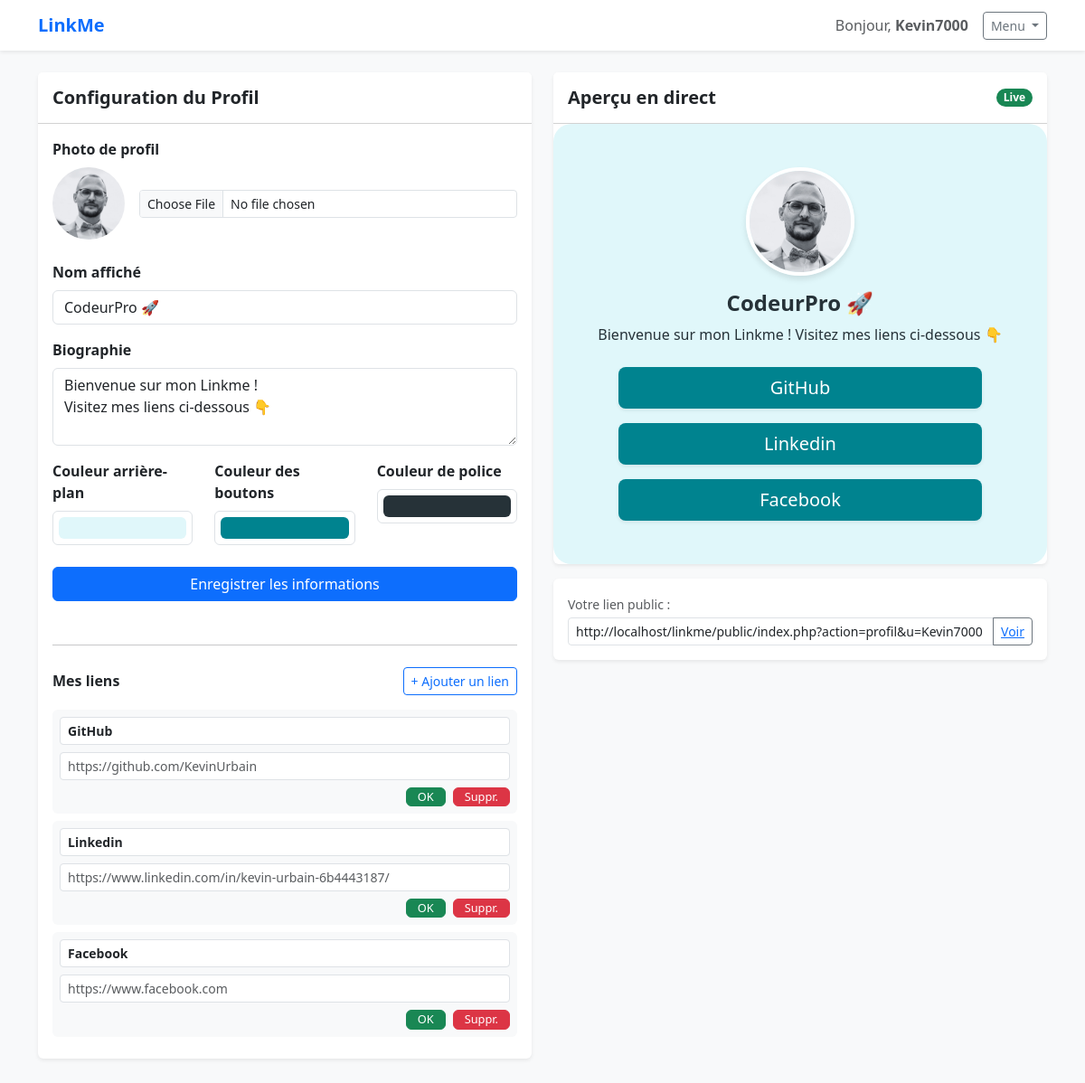
Page /index.php?action=builder (signed in) on the committed database.
### tables this page shows
CREATE TABLE IF NOT EXISTS `users` (
  `id` int NOT NULL AUTO_INCREMENT,
  `username` varchar(50) NOT NULL,
  `email` varchar(100) NOT NULL,
  `password_hash` varchar(250) NOT NULL,
  `created_at` datetime NOT NULL DEFAULT CURRENT_TIMESTAMP,
  PRIMARY KEY (`id`)
);

CREATE TABLE IF NOT EXISTS `profiles` (
  `id` int NOT NULL AUTO_INCREMENT,
  `user_id` int NOT NULL,
  `url_slug` varchar(50) NOT NULL,
  `display_name` varchar(100) DEFAULT NULL,
  `bio` text,
  `avatar_path` varchar(255) DEFAULT NULL,
  `theme_color_bg` varchar(7) DEFAULT NULL,
  `theme_color_btn` varchar(7) DEFAULT NULL,
  `theme_color_font` varchar(7) DEFAULT NULL,
  `created_at` datetime DEFAULT CURRENT_TIMESTAMP,
  PRIMARY KEY (`id`),
  KEY `user_id` (`user_id`)
);

CREATE TABLE IF NOT EXISTS `links` (
  `id` int NOT NULL AUTO_INCREMENT,
  `profile_id` int NOT NULL,
  `title` varchar(100) DEFAULT NULL,
  `url` varchar(2048) DEFAULT NULL,
  `position` int DEFAULT '0',
  `is_active` tinyint(1) DEFAULT '1',
  `created_at` datetime DEFAULT CURRENT_TIMESTAMP,
  PRIMARY KEY (`id`),
  KEY `fk_links_user` (`profile_id`)
);

### views/user/builder.php (the view, shortened to what this page needs)
<?php
$userId = $_SESSION['user']['id'];
$stmt1 = $pdo->prepare("SELECT * FROM users WHERE id = ?");
$stmt1->execute([$userId]);
$user = $stmt1->fetch();
if ($user) {
    $stmt2 = $pdo->prepare("SELECT * FROM profiles WHERE user_id = ?");
    $stmt2->execute([$userId]);
    $userProfile = $stmt2->fetch();
}
if ($userProfile) {
    $stmt3 = $pdo->prepare('SELECT * FROM links WHERE profile_id = ?');
    $stmt3->execute([$userProfile['id']]);
    $userLinks = $stmt3->fetchAll();
}
?>
<!doctype html>
<html lang="fr">
<head>
    <link href="https://cdn.jsdelivr.net/npm/bootstrap@5.3.0/dist/css/bootstrap.min.css" rel="stylesheet" />
</head>
<body class="bg-light">
    <nav class="navbar navbar-expand-lg navbar-light bg-white shadow-sm mb-4">
        <div class="container">
            <a class="navbar-brand fw-bold text-primary" href="index.php?action=index">
                LinkMe
            </a>
            <div class="d-flex align-items-center gap-3">
                <span class="text-muted d-none d-md-inline">
                    Bonjour, <strong>
                        <?= htmlspecialchars($user['username']) ?>
                    </strong>
                </span>
                <div class="dropdown">
                    <button class="btn btn-outline-secondary btn-sm dropdown-toggle" type="button"
                        data-bs-toggle="dropdown" aria-expanded="false">
                        Menu
                    </button>
                </div>
            </div>
        </div>
    </nav>
    <div class="container pb-5">
        <div class="row">
            <div class="col-lg-6 mb-4">
                <div class="card shadow-sm border-0">
                    <div class="card-header bg-white py-3">
                        <h2 class="h5 mb-0 fw-bold">Configuration du Profil</h2>
                    </div>
                    <div class="card-body">
                        <form action="" method="POST" enctype="multipart/form-data">
                            <div class="mb-4">
                                <label class="form-label fw-semibold">Photo de profil</label>
                                <div class="d-flex align-items-center gap-3">
                                    <?php
                                    $avatarSrc = !empty($userProfile['avatar_path']) ? $userProfile['avatar_path'] : 'https://via.placeholder.com/80?text=IMG';
                                    ?>
                                    <img src="<?= BASE_URL . htmlspecialchars($avatarSrc) ?>" alt="Avatar"
                                        class="rounded-circle" width="80" height="80" style="object-fit:cover;">
                                    <input type="file" name="avatar_path" class="form-control form-control-sm">
                                </div>
                            </div>
                            <div class="mb-3">
                                <label class="form-label fw-semibold">Nom affiché</label>
                                <input type="text" class="form-control" name="display_name"
                                    value="<?= isset($userProfile['display_name']) ? htmlspecialchars($userProfile['display_name']) : '' ?>"
                                    placeholder="Ex: Jean Dev">
                            </div>
                            <div class="mb-3">
                                <label class="form-label fw-semibold">Biographie</label>
                                <textarea class="form-control" name="bio"
                                    rows="3"><?= isset($userProfile['bio']) ? htmlspecialchars($userProfile['bio']) : '' ?></textarea>
                            </div>
                            <div class="row mb-4">
                                <div class="col-4">
                                    <label class="form-label fw-semibold">Couleur arrière-plan</label>
                                    <input type="color" class="form-control form-control-color w-100"
                                        name="theme_color_bg"
                                        value="<?= isset($userProfile['theme_color_bg']) ? htmlspecialchars($userProfile['theme_color_bg']) : '' ?>">
                                </div>
                                <div class="col-4">
                                    <label class="form-label fw-semibold">Couleur des boutons</label>
                                    <input type="color" class="form-control form-control-color w-100"
                                        name="theme_color_btn"
                                        value="<?= isset($userProfile['theme_color_btn']) ? htmlspecialchars($userProfile['theme_color_btn']) : '' ?>">
                                </div>
                                <div class="col-4">
                                    <label class="form-label fw-semibold">Couleur de police</label>
                                    <input type="color" class="form-control form-control-color w-100"
                                        name="theme_color_font"
                                        value="<?= isset($userProfile['theme_color_font']) ? htmlspecialchars($userProfile['theme_color_font']) : '' ?>">
                                </div>
                            </div>
                            <div class="d-grid mb-5">
                                <button type="submit" name="submit-profil" class="btn btn-primary">
                                    Enregistrer les informations
                                </button>
                            </div>
                        </form>
                        <hr class="my-4">
                        <div class="d-flex justify-content-between align-items-center mb-3">
                            <h3 class="h6 fw-bold mb-0">Mes liens</h3>
                            <button type="button" class="btn btn-sm btn-outline-primary" data-bs-toggle="modal"
                                data-bs-target="#addLinkModal">
                                + Ajouter un lien
                            </button>
                        </div>
                        <div id="linksList">
                            <?php if (isset($userLinks)): ?>
                                <?php foreach ($userLinks as $link): ?>
                                    <div class="card mb-2 bg-light border-0">
                                        <div class="card-body p-2">
                                            <form action="index.php?action=edit_link" method="POST"
                                                class="row g-2 align-items-center">
                                                <div class="col-12">
                                                    <input type="text" name="title" class="form-control form-control-sm fw-bold"
                                                        value="<?= htmlspecialchars($link['title']) ?>" placeholder="Titre">
                                                </div>
                                                <div class="col-12">
                                                    <input type="text" name="url"
                                                        class="form-control form-control-sm text-muted"
                                                        value="<?= htmlspecialchars($link['url']) ?>" placeholder="URL">
                                                </div>
                                                <div class="col-12 d-flex justify-content-end gap-2 mt-2">
                                                    <button type="submit" name="btn-edit" class="btn btn-xs btn-success py-0"
                                                        style="font-size: 0.8rem;">
                                                        OK
                                                    </button>
                                                    <button type="submit" name="btn-delete"
                                                        formaction="index.php?action=delete_link"
                                                        class="btn btn-xs btn-danger py-0" style="font-size: 0.8rem;"
                                                        onclick="return confirm('Supprimer ?')">
                                                        Suppr.
                                                    </button>
                                                </div>
                                            </form>
                                        </div>
                                    </div>
                                <?php endforeach; ?>
                            <?php else: ?>
                                <div class="alert alert-info text-center py-2">Aucun lien. Cliquez sur "Ajouter".</div>
                            <?php endif; ?>
                        </div>
                    </div>
                </div>
            </div>
            <div class="col-lg-6">
                <div class="position-sticky" style="top: 20px;">
                    <div class="card shadow-sm border-0">
                        <div class="card-header bg-white py-3 d-flex justify-content-between align-items-center">
                            <h3 class="h5 mb-0 fw-bold">Aperçu en direct</h3>
                            <span class="badge bg-success rounded-pill">Live</span>
                        </div>
                        <div class="card-body p-0">
                            <div class="preview-container text-center p-5 bg-preview d-flex flex-column align-items-center"
                                style="background-color: <?= isset($userProfile['theme_color_bg']) ? htmlspecialchars($userProfile['theme_color_bg']) : '' ?>;">
                                <img src="<?= BASE_URL . htmlspecialchars($avatarSrc) ?>"
                                    class="rounded-circle mb-3 preview-avatar" width="120" height="120">
                                <h2 class="h4 mb-2 fw-bold"
                                    style="color: <?= isset($userProfile['theme_color_font']) ? $userProfile['theme_color_font'] : '' ?>">
                                    <?= isset($userProfile['display_name']) ? htmlspecialchars($userProfile['display_name']) : '' ?>
                                </h2>
                                <p class="mb-4"
                                    style="color: <?= isset($userProfile['theme_color_font']) ? $userProfile['theme_color_font'] : '' ?>">
                                    <?= isset($userProfile['bio']) ? htmlspecialchars($userProfile['bio']) : '' ?>
                                </p>
                                <div class="d-flex flex-column gap-3 w-100 px-md-4">
                                    <?php if (isset($userLinks)): ?>
                                        <?php foreach ($userLinks as $link): ?>
                                            <a href="<?= htmlspecialchars($link['url']) ?>" target="_blank"
                                                class="btn btn-lg shadow-sm" style="background-color: <?= htmlspecialchars($userProfile['theme_color_btn']) ?>;
                                  color: white; border: none;">
                                                <?= htmlspecialchars($link['title']) ?>
                                            </a>
                                        <?php endforeach; ?>
                                    <?php endif; ?>
                                </div>
                            </div>
                        </div>
                    </div>
                    <div class="card shadow-sm mt-3 border-0">
                        <div class="card-body">
                            <label class="small text-muted mb-1">Votre lien public :</label>
                            <div class="input-group input-group-sm">
                                <input type="text" class="form-control" readonly
                                    value="<?= BASE_URL ?>public/index.php?action=profil&u=<?= htmlspecialchars($user['username']) ?>">
                                <button class="btn btn-outline-secondary"><a class=""
                                        href="index.php?action=profil&u=<?= htmlspecialchars($user['username']) ?>">Voir</a></button>
                            </div>
                        </div>
                    </div>
                </div>
            </div>
        </div>
    </div>
</body>
</html>

### public/index.php (shortened to what this page needs)
<?php
require_once ROOT . '/config/database.php';
$action = $_GET['action'] ?? 'index';
switch ($action) {
    case 'builder':
        require_once ROOT . '/views/user/builder.php';
        break;
}

### views/user/builder.php (style rules this page uses)
.preview-avatar { object-fit: cover; border: 4px solid white; box-shadow: 0 4px 6px rgba(0, 0, 0, 0.1); }
.bg-preview { transition: background 0.3s; min-height: 400px; border-radius: 20px; }

### rows in the picture
users: username "Kevin7000", username "http://localhost/linkme/public/index.php?action=profil&u=Kevin7000"
profiles: avatar_path (picture), display_name "CodeurPro 🚀", bio "Bienvenue sur mon Linkme ! Visitez mes liens ci-dessous 👇", theme_color_bg "#e0f7fa", theme_color_btn "#00838f", theme_color_font "#263238"
links: title "GitHub", url "https://github.com/KevinUrbain"
links: title "Linkedin", url "https://www.linkedin.com/in/kevin-urbain-6b4443187/"
links: title "Facebook", url "https://www.facebook.com"
